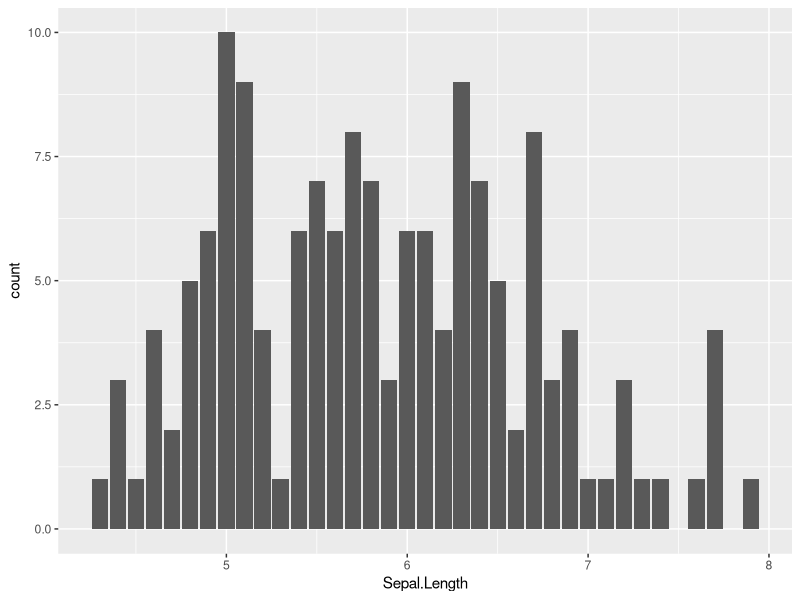
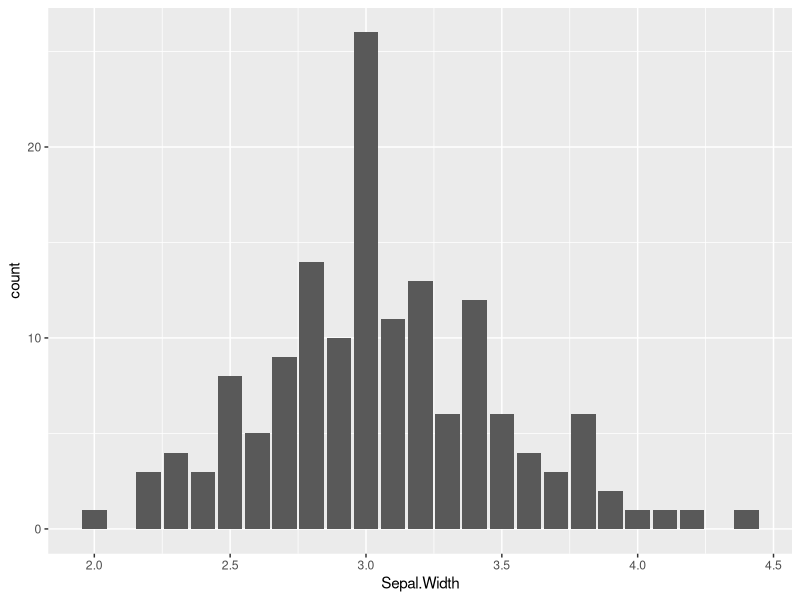
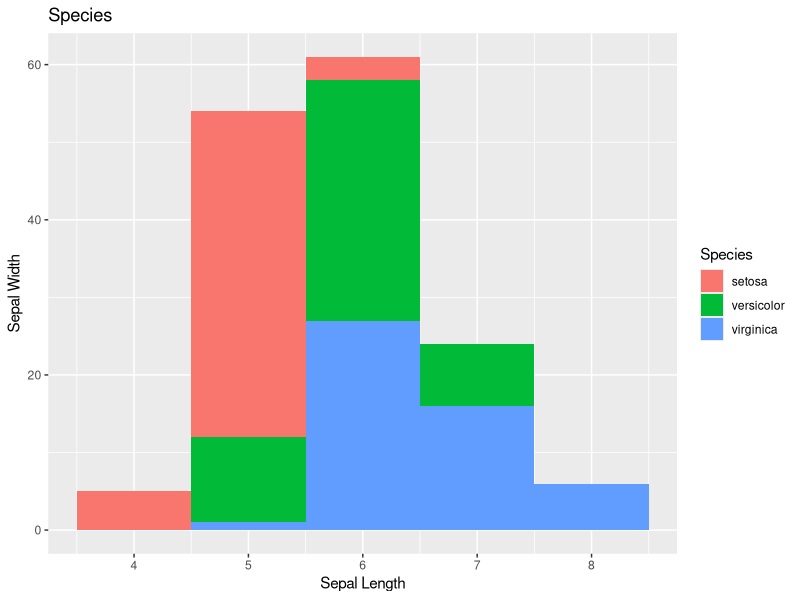
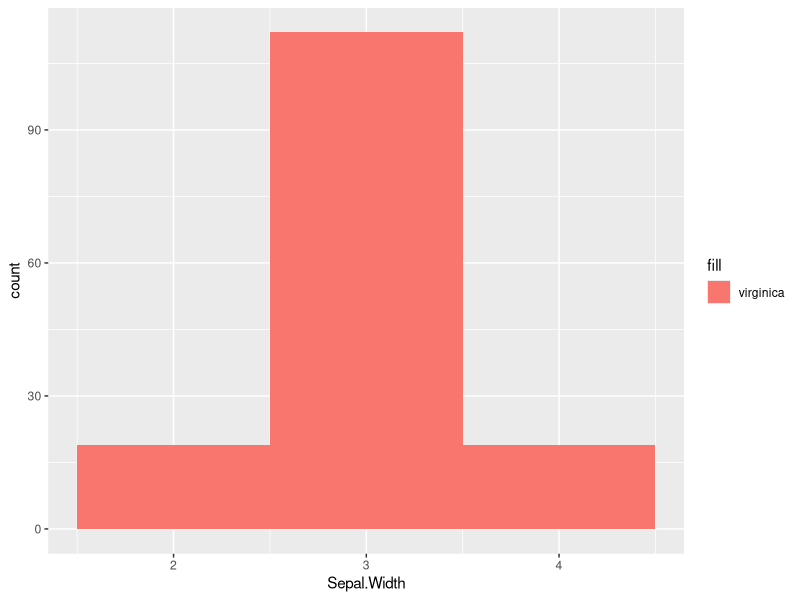

These figures' R source, in order:
## ---- chunk 1
knitr::opts_chunk$set(echo = TRUE)
## ---- chunk 2
library(ggplot2)
library(dplyr)

ggplot(data = iris) +
  geom_bar(mapping = aes (x = Sepal.Length))

ggplot(data = iris) +
  geom_bar(mapping = aes (x = Sepal.Width))
## ---- chunk 3
ggplot(data = iris) +
  geom_histogram(aes(x = Sepal.Length, fill = Species), binwidth = 1) +
  labs(title = "Species", 
       x = "Sepal Length",
       y = "Sepal Width")
## ---- chunk 4
ggplot(data = iris) +
  geom_histogram(mapping = aes (x = Sepal.Width, fill = "virginica"), binwidth = 1)
